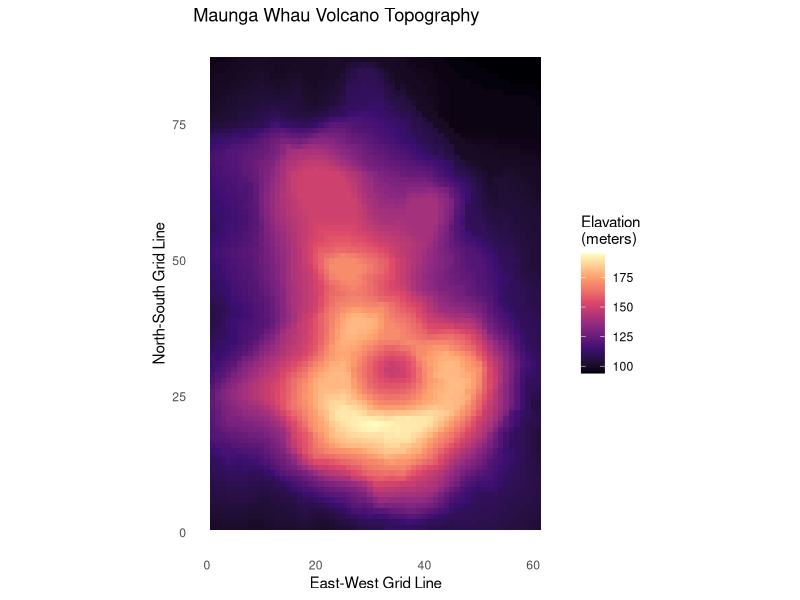

Here is the R script that generated this plot:
# HEATMAPS

# 1) Dataframe in pivot long format
# 2) Heatmap plot

library(tidyverse)

view(volcano)

# 1) Dataframe in pivot long format
volcano_df <- as.data.frame(volcano) %>%
  mutate(X=row_number()) %>%
  pivot_longer(
    cols=starts_with("V"),
    names_to="Y",
    names_prefix = "V",
    values_to="Elevation"
  ) %>%
  mutate(
    X=as.numeric(X),
    Y=as.numeric(Y)
  )

view(volcano_df)

# 2) Heatmap plot
ggplot(volcano_df, aes(x=Y, y=X, fill=Elevation))+
  geom_tile()+ # KEY function for a heatmap
  scale_fill_viridis_c(
    option="magma",
    name="Elavation\n(meters)")+
  labs(
    title="Maunga Whau Volcano Topography",
    x="East-West Grid Line",
    y="North-South Grid Line")+
  theme_minimal()+
  theme(panel.grid = element_blank())+
  coord_fixed()
